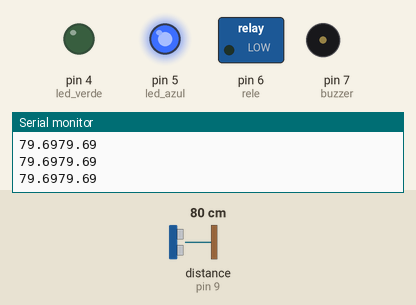
Recording of a sketch running on a simulated Arduino Uno, built with avr-gcc and run on an emulated ATmega328P. Shown: switched loads named in the sketch (green lamp = pin HIGH), output pins drawn as LEDs (lit = HIGH), buzzer (waves = sounding), the last lines printed to the serial monitor. Wiring (inferred from the names in the program): ultrasonic range finder: trigger pin 10; echo pin 9. Inputs (shaded band) come from the test bench; at power-on: distance to the obstacle (sensor on pin 9) 80 cm. The echo pulse lasts 58.3 µs per cm; pins used as bus, display or sensor lines are not drawn.

Above: at 1.3 s.
1.4 s: distance to the obstacle (sensor on pin 9) set to 35 cm
2.9 s: distance to the obstacle (sensor on pin 9) set to 28 cm
At 3.13 s:
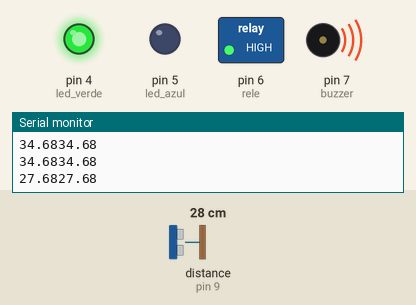
At 4.0 s:
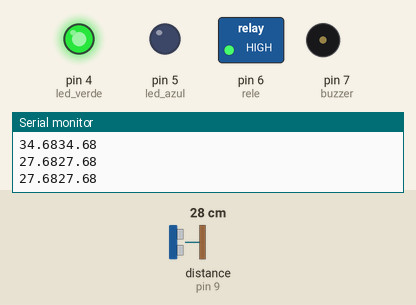
Timing chart, 0 to 5.9 s (numbered marks = the images above; inputs shaded):
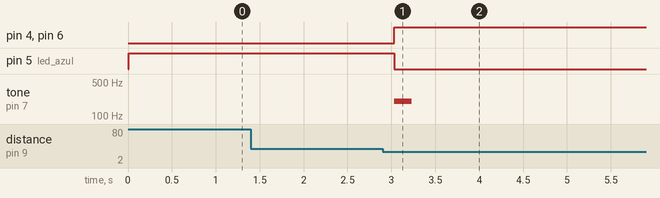

Measured:
- the behaviour switches between 31 and 30 cm on distance to the obstacle (sensor on pin 9) (found by bisection; images 0 and 1)
- after the input at 2.9 s, pin 4 (led_verde), pin 6 (rele): LOW → HIGH after 0.13 s; pin 5 (led_azul): HIGH → LOW after 0.13 s; tone on pin 7 (buzzer): silent → 200 Hz after 0.13 s, → silent 0.20 s later

The sketch:

main.ino
```cpp
int trig=10,echo=9,led_verde=4,led_azul=5,buzzer=7;
const int rele=6;
float t_espera,distancia;
boolean ban=false;

void setup(){
Serial.begin(9600);
pinMode(trig,OUTPUT);
pinMode(echo,INPUT);
pinMode(led_verde,OUTPUT);
pinMode(led_azul,OUTPUT);
pinMode(rele,OUTPUT);
}

void alerta(){
tone(buzzer,200,200);
}


void loop(){
digitalWrite(trig,LOW);
delayMicroseconds(2);
digitalWrite(trig,HIGH);
delayMicroseconds(10);
digitalWrite(trig,LOW);

t_espera=pulseIn(echo,HIGH);
distancia=(t_espera/2)/29.15;
Serial.print(distancia);
Serial.println(distancia);

if(distancia<=30){
digitalWrite(rele,HIGH);
digitalWrite(led_verde,HIGH);
digitalWrite(led_azul,LOW);
if(ban==false){
alerta();

}
ban=true;
} else{
digitalWrite(rele,LOW);
digitalWrite(led_verde,LOW);
digitalWrite(led_azul,HIGH);
ban=false;
}
delay(500);
}
```
